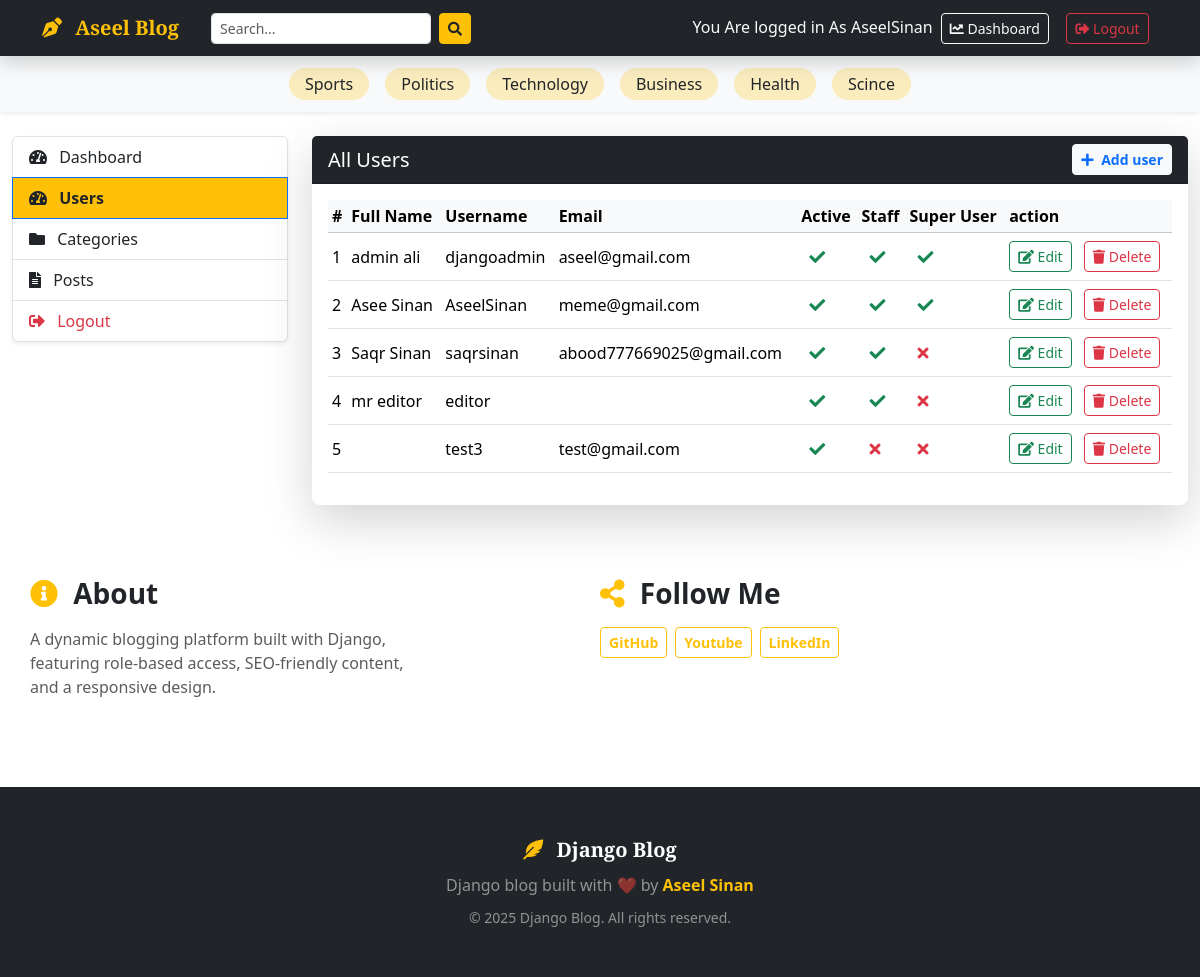
The page /dashboard/users/ (signed in) on the database its author committed.
### Blogs/models.py (models this page shows, shortened)
class Catagory(models.Model):
    catagory_name=models.CharField(max_length=50,unique=True)
    created_at =models.DateTimeField(auto_now_add=True)
    updated_at =models.DateTimeField(auto_now=True)
    class Meta:
        verbose_name_plural='catagories'

class About(models.Model):
    about_heading=models.CharField( max_length=25)
    about_description =models.TextField(max_length=255)
    created_at =models.DateTimeField(auto_now_add=True)
    updated_at =models.DateTimeField(auto_now=True)
    class Meta:
        verbose_name_plural='About'

class SocialMediaLinks(models.Model):
    platform=models.CharField( max_length=26)
    link=models.URLField(max_length=100)
    created_at =models.DateTimeField(auto_now_add=True)
    updated_at =models.DateTimeField(auto_now=True)

### Dashboards/views.py (the view)
# urls.py: path("users/",views.users,name='users'),
def users(request):
    users = User.objects.all()
    context={'users':users}
    return render(request,'dashboard/users.html',context)

### Blogs/context_processors.py (called while the page is built)
def get_catagories(request):
    catagories=models.Catagory.objects.all()
    return dict(catagories=catagories)

def socialMedia(request):
    socialMedia=models.SocialMediaLinks.objects.all()
    return dict(socialMedia=socialMedia)

def aboutUs(request):
    try:
        about=models.About.objects.get()
    except:
        about=None
    return dict(about=about)

### BlogApp/templates/Dashboard/users.html (shortened to what this page needs)
{% extends 'base.html' %} {% block content %}
<div class="container-fluid" style="max-width: 1200px;margin: auto;">
  <div class="row">
    {%include 'Dashboard/sidebar.html'%}
   <div class="col-12 col-md-9">
      <div class="card shadow-lg border-0 rounded-3">
        <div class="card-header bg-dark text-white d-flex justify-content-between align-items-center flex-wrap"
        >
        {% if perms.auth.view_user %}
          <h5 class="mb-0">All Users</h5>
          <a   href="{% url 'add_users' %}" class="btn btn-sm btn-light text-primary fw-bold mt-2 mt-md-0">
            <i class="fas fa-plus me-1"></i> Add user
          </a>
        </div>
        <div class="card-body">
          <div class="table-responsive">
          <table class="table table-hover table-sm align-middle">
            <thead class="table-light">
              <tr>
                <th >#</th>
                <th >Full Name </th>
                <th >Username </th>
                <th >Email </th>
                <th >Active </th>
                <th >Staff </th>
                <th >Super User </th>
                <th >action </th>
              </tr>
            </thead>
            <tbody>
              {%for user in users%}
              <tr>
                <td >{{forloop.counter}}</td>
                <td >{{user.first_name}} {{user.last_name}} </td>
                <td >{{user.username}} </td>
                <td >{{user.email}} </td>
                <td >{%if user.is_active%}<i class="fas fa-check text-success mx-2"></i> {%else%} <i class="fas fa-times text-danger mx-2 "></i> {%endif%} </td>
                <td >{%if user.is_staff%}<i class="fas fa-check text-success mx-2"></i> {%else%} <i class="fas fa-times text-danger mx-2 "></i> {%endif%} </td>
                <td >{%if user.is_superuser%}<i class="fas fa-check text-success mx-2"></i> {%else%} <i class="fas fa-times text-danger mx-2 "></i> {%endif%} </td>
                <td>
                  <a href="{%url 'edit_user' user.id%}" class="btn btn-sm btn-outline-success me-2 my-1">
                    <i class="fas fa-edit"></i> Edit
                  </a>
                  <a href ="{%url 'delete_user' user.id%}"class="btn btn-sm btn-outline-danger">
                    <i class="fas fa-trash"></i> Delete
                  </a>
                </td>
              </tr>
             {% endfor %}
            </tbody>
          </table>
          {% else %}
              <h4 class="text-light ">You Don't Have Permission To This Page </h4>
          {% endif %}
          </div>
        </div>
      </div>
    </div>
  </div>
</div>
{% endblock %}

### BlogApp/templates/base.html (shortened to what this page needs)
{% load static %}
<!doctype html>
<html lang="en">
  <head>
    <link
      href="https://cdn.jsdelivr.net/npm/bootstrap@5.3.2/dist/css/bootstrap.min.css"
      rel="stylesheet"
    />
    <link
      rel="stylesheet"
      href="https://cdnjs.cloudflare.com/ajax/libs/font-awesome/5.15.4/css/all.min.css"
    />
  </head>
  <body>
    <nav
      class="navbar navbar-expand-lg navbar-dark bg-dark sticky-top shadow main-navbar"
    >
      <div class="container">
        <a class="navbar-brand fw-bold text-warning" href="/">
          <i class="fas fa-pen-nib me-2"></i>
          <span style="font-family: &quot;Playfair Display&quot;, serif"
            >Aseel Blog</span
          >
        </a>
        <div class="collapse navbar-collapse" id="mainNavbar">
          <form
            class="d-flex mx-lg-3 my-2 my-lg-0"
            method="get"
            action="{% url 'search' %}"
          >
            <input
              class="form-control form-control-sm me-2"
              type="search"
              name="keyword"
              placeholder="Search..."
              aria-label="Search"
            />
            <button class="btn btn-warning btn-sm text-dark" type="submit">
              <i class="fas fa-search"></i>
            </button>
          </form>
          <div class="ms-auto">
            {%if not user.is_authenticated%}
            <a
              class="btn btn-outline-warning btn-sm mx-1"
              href="{%url 'login'%}"
            >
              <i class="fas fa-sign-in-alt me-1"></i> Login
            </a>
            <a
              class="btn btn-outline-light btn-sm mx-1"
              href="{%url 'register' %}"
            >
              <i class="fas fa-user-plus me-1"></i> Register
            </a>
            {% else %}
            <span class="text-light">You Are logged in As {{user}} </span>
             <a
              class="btn btn-outline-light btn-sm mx-1"
              href="{%url 'dashboard' %}"
            >
              <i class="fas fa-chart-line"></i> Dashboard </a
            >&emsp13;
            <a
              class="btn btn-outline-danger btn-sm mx-1"
              href="{%url 'logout' %}"
            >
              <i class="fas fa-sign-out-alt"></i> Logout </a
            >&emsp13;
            {%endif%}
          </div>
        </div>
      </div>
    </nav>
    <div class="category-bar shadow-sm bg-light py-2">
      <div class="container">
        <div class="cat-scroll d-flex justify-content-center flex-wrap">
          {% for catagory in catagories %}
          <a
            href="{% url 'posts_by_catagory' catagory.id %}"
            class="my-1 mx-2 px-3 py-1 text-dark text-decoration-none rounded-pill bg-warning bg-opacity-25"
            style="transition: all 0.3s ease"
          >
            {{ catagory.catagory_name }}
          </a>
          {% endfor %}
        </div>
      </div>
    </div>
    <main class="py-4">{% block content %}{% endblock %}</main>
    <div class="container py-5">
      <div class="row gy-4">
        <div class="card-body col-12 col-md-6" >
          <h3 class="fw-bold mb-3">
            <i class="fas fa-info-circle text-warning me-2"></i>
            {{about.about_heading}}
          </h3>
          <p class="text-muted" style='max-width:400px;'>{{ about.about_description }}</p>
        </div>
        <div class="card-body  col-12 col-md-6">
          <h3 class="fw-bold mb-3">
            <i class="fas fa-share-alt text-warning me-2"></i> Follow Me
          </h3>
          <div class="d-flex flex-wrap gap-2">
            {% for account in socialMedia %}
            <a
              href="{{ account.link }}"
              class="btn btn-outline-warning btn-sm fw-bold"
            >
              {{ account.platform }}
            </a>
            {% endfor %}
          </div>
        </div>
      </div>
    </div>
    <footer class="site-footer bg-dark text-white py-5 mt-4">
      <div class="container text-center">
        <div
          class="mb-2 fw-bold"
          style="
            font-family: &quot;Playfair Display&quot;, serif;
            font-size: 1.25rem;
          "
        >
          <i class="fas fa-feather-alt text-warning me-2"></i> Django Blog
        </div>
        <p class="mb-2 text-white-50">
          Django blog built with ❤️ by
          <a href="https://github.com/aseelsinan" class="text-warning fw-bold text-decoration-none"
            >Aseel Sinan</a
          >
        </p>
        <small class="text-white-50"
          >© 2025 Django Blog. All rights reserved.</small
        >
      </div>
    </footer>
  </body>
</html>

### rows shown on the page
Catagory: catagory_name "Sports"
Catagory: catagory_name "Politics"
Catagory: catagory_name "Technology"
Catagory: catagory_name "Business"
Catagory: catagory_name "Health"
Catagory: catagory_name "Scince"
About: about_heading "About", about_description "A dynamic blogging platform built with Django, featuring role-based access, SEO-friendly content, and a responsive design."
SocialMediaLinks: platform "GitHub"
SocialMediaLinks: platform "Youtube"
SocialMediaLinks: platform "LinkedIn"

### other values the page prints
{{ user }} "AseelSinan"
{{ user.first_name }} "admin"
{{ user.last_name }} "ali"
{{ user.username }} "djangoadmin"
{{ user.email }} "aseel@gmail.com"
{{ user.first_name }} "Asee"
{{ user.last_name }} "Sinan"
{{ user.username }} "AseelSinan"
{{ user.email }} "meme@gmail.com"
{{ user.first_name }} "Saqr"
{{ user.username }} "saqrsinan"
{{ user.email }} "abood777669025@gmail.com"
{{ user.first_name }} "mr"
{{ user.last_name }} "editor"
{{ user.username }} "editor"
